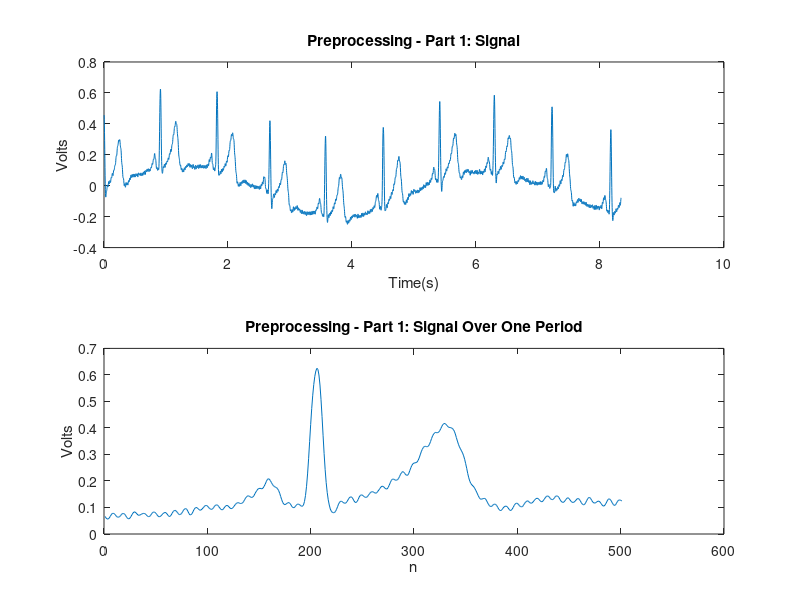

MATLAB code for this plot:
ECG = load('Data.mat');
figure(1);
subplot(2,1,1);
d = ECG.data.signal;
fs = ECG.data.samplingfreq;
unit = ECG.data.measurement_unit;
x = (250:+1:250+fs);
t = (1:+1:length(d))./fs;
plot(t,d);
xlabel('Time(s)');
ylabel(unit);
title('Preprocessing - Part 1: Signal');
p = d(x);
subplot(2,1,2);
plot(p);
ylabel(unit);
xlabel('n');
title('Preprocessing - Part 1: Signal Over One Period');